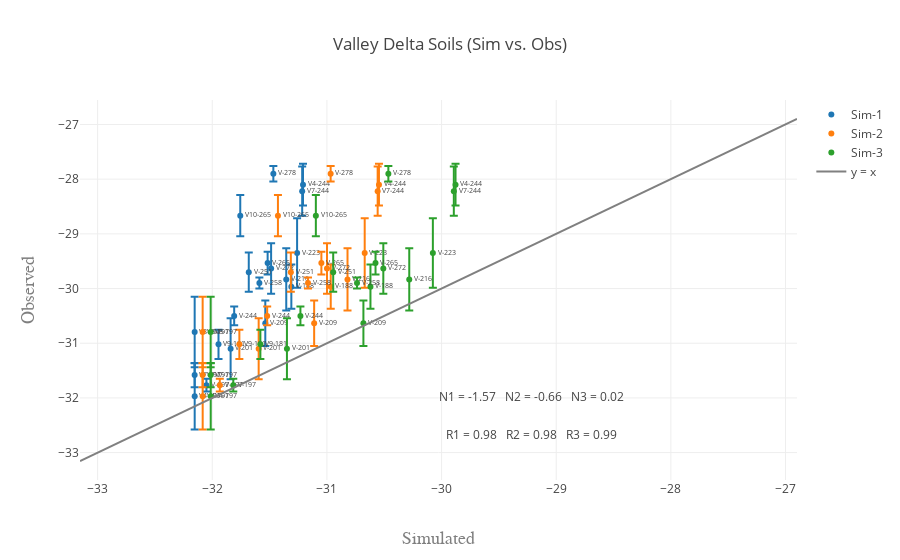

Write notebook code for a chart like this one.
### Code cell
data = []
df = delta_dat.loc[delta_dat['Transect'] == 'V']
for folder in range(1, folders + 1):
    df1 = df.loc[df['IDsim'] == ('Sim-' + str(folder))]
    trace = get_scatter(df1, test_var, sd, name=('Sim-' + str(folder)))
    data.append(trace)
    
data.append(get_xy_line(df, test_var, delta=True))

fig = go.Figure(data=data, layout=get_layout(df, test_var, folders, title='Valley Delta Soils (Sim vs. Obs)', delta=True))
iplot(fig)

### Figure 1 — Plotly figure (JSON) as saved in the notebook; plotly's stock layout.template omitted (floating-point values rounded to 4 significant figures)
{"data": [{"error_y": {"array": [0.6041, 0.3818, 0.2232, 0.4497, 0.6438, 0.267, 0.3769, 0.4041, 0.1155, 0.5568, 0.4163, 0.5686, 0.6364, 0.1732, 0.3606, 0.1, 0.2082, 0.4619, 0.1414], "symmetric": true, "type": "data"}, "mode": "markers+text", "name": "Sim-1", "text": ["V4-197", "V4-244", "V7-197", "V7-244", "V8-197", "V9-181", "V10-265", "V-188", "V-197", "V-201", "V-209", "V-216", "V-223", "V-244", "V-251", "V-258", "V-265", "V-272", "V-278"], "textfont": {"size": 7}, "textposition": "right", "type": "scatter", "x": [-32.15, -31.21, -32.15, -31.22, -32.15, -31.95, -31.76, -31.31, -32.05, -31.84, -31.54, -31.35, -31.26, -31.81, -31.68, -31.59, -31.52, -31.49, -31.47], "y": [-31.97, -28.1, -31.58, -28.22, -30.8, -31.02, -28.67, -29.97, -31.77, -31.1, -30.63, -29.83, -29.35, -30.5, -29.7, -29.9, -29.53, -29.63, -27.9]}, {"error_y": {"array": [0.6041, 0.3818, 0.2232, 0.4497, 0.6438, 0.267, 0.3769, 0.4041, 0.1155, 0.5568, 0.4163, 0.5686, 0.6364, 0.1732, 0.3606, 0.1, 0.2082, 0.4619, 0.1414], "symmetric": true, "type": "data"}, "mode": "markers+text", "name": "Sim-2", "text": ["V4-197", "V4-244", "V7-197", "V7-244", "V8-197", "V9-181", "V10-265", "V-188", "V-197", "V-201", "V-209", "V-216", "V-223", "V-244", "V-251", "V-258", "V-265", "V-272", "V-278"], "textfont": {"size": 7}, "textposition": "right", "type": "scatter", "x": [-32.08, -30.55, -32.08, -30.56, -32.08, -31.76, -31.43, -30.97, -31.93, -31.6, -31.11, -30.82, -30.67, -31.52, -31.31, -31.16, -31.05, -31.0, -30.97], "y": [-31.97, -28.1, -31.58, -28.22, -30.8, -31.02, -28.67, -29.97, -31.77, -31.1, -30.63, -29.83, -29.35, -30.5, -29.7, -29.9, -29.53, -29.63, -27.9]}, {"error_y": {"array": [0.6041, 0.3818, 0.2232, 0.4497, 0.6438, 0.267, 0.3769, 0.4041, 0.1155, 0.5568, 0.4163, 0.5686, 0.6364, 0.1732, 0.3606, 0.1, 0.2082, 0.4619, 0.1414], "symmetric": true, "type": "data"}, "mode": "markers+text", "name": "Sim-3", "text": ["V4-197", "V4-244", "V7-197", "V7-244", "V8-197", "V9-181", "V10-265", "V-188", "V-197", "V-201", "V-209", "V-216", "V-223", "V-244", "V-251", "V-258", "V-265", "V-272", "V-278"], "textfont": {"size": 7}, "textposition": "right", "type": "scatter", "x": [-32.01, -29.88, -32.01, -29.89, -32.01, -31.58, -31.1, -30.62, -31.82, -31.35, -30.68, -30.28, -30.08, -31.23, -30.95, -30.74, -30.58, -30.51, -30.46], "y": [-31.97, -28.1, -31.58, -28.22, -30.8, -31.02, -28.67, -29.97, -31.77, -31.1, -30.63, -29.83, -29.35, -30.5, -29.7, -29.9, -29.53, -29.63, -27.9]}, {"marker": {"color": "grey", "opacity": 0.9}, "mode": "lines", "name": "y = x", "type": "scatter", "x": [-33.15, -26.9], "y": [-33.15, -26.9]}], "layout": {"annotations": [{"showarrow": false, "text": "R1 = 0.98\n \nR2 = 0.98\n \nR3 = 0.99\n \n", "x": -29.18, "y": -32.67}, {"showarrow": false, "text": "N1 = -1.57\n \nN2 = -0.66\n \nN3 = 0.02\n \n", "x": -29.18, "y": -31.97}], "showlegend": true, "title": "Valley Delta Soils (Sim vs. Obs)", "xaxis": {"title": "Simulated", "titlefont": {"color": "#7f7f7f", "family": "Courier New, monospace", "size": 18}}, "yaxis": {"title": "Observed", "titlefont": {"color": "#7f7f7f", "family": "Courier New, monospace", "size": 18}}}}
